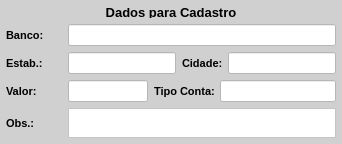
           <widget class="QWidget" name="widget_9" native="true">
            <property name="minimumSize">
             <size>
              <width>0</width>
              <height>135</height>
             </size>
            </property>
            <property name="maximumSize">
             <size>
              <width>16777215</width>
              <height>200</height>
             </size>
            </property>
            <property name="styleSheet">
             <string notr="true">background-color: rgb(208, 208, 208);</string>
            </property>
            <layout class="QVBoxLayout" name="verticalLayout_4">
             <property name="leftMargin">
              <number>6</number>
             </property>
             <property name="topMargin">
              <number>6</number>
             </property>
             <property name="rightMargin">
              <number>6</number>
             </property>
             <property name="bottomMargin">
              <number>6</number>
             </property>
             <item>
              <widget class="QLabel" name="label_titulo_2">
               <property name="minimumSize">
                <size>
                 <width>0</width>
                 <height>12</height>
                </size>
               </property>
               <property name="maximumSize">
                <size>
                 <width>16777215</width>
                 <height>12</height>
                </size>
               </property>
               <property name="font">
                <font>
                 <pointsize>10</pointsize>
                 <weight>75</weight>
                 <bold>true</bold>
                </font>
               </property>
               <property name="text">
                <string>Dados para Cadastro</string>
               </property>
               <property name="alignment">
                <set>Qt::AlignCenter</set>
               </property>
              </widget>
             </item>
             <item>
              <widget class="QWidget" name="widget_22" native="true">
               <property name="minimumSize">
                <size>
                 <width>0</width>
                 <height>20</height>
                </size>
               </property>
               <property name="maximumSize">
                <size>
                 <width>16777215</width>
                 <height>30</height>
                </size>
               </property>
               <layout class="QHBoxLayout" name="horizontalLayout_14">
                <property name="leftMargin">
                 <number>0</number>
                </property>
                <property name="topMargin">
                 <number>0</number>
                </property>
                <property name="rightMargin">
                 <number>0</number>
                </property>
                <property name="bottomMargin">
                 <number>0</number>
                </property>
                <item>
                 <widget class="QLabel" name="label_38">
                  <property name="minimumSize">
                   <size>
                    <width>56</width>
                    <height>0</height>
                   </size>
                  </property>
                  <property name="maximumSize">
                   <size>
                    <width>56</width>
                    <height>16777215</height>
                   </size>
                  </property>
                  <property name="font">
                   <font>
                    <pointsize>8</pointsize>
                    <weight>75</weight>
                    <bold>true</bold>
                   </font>
                  </property>
                  <property name="text">
                   <string>Banco:</string>
                  </property>
                  <property name="alignment">
                   <set>Qt::AlignLeading|Qt::AlignLeft|Qt::AlignVCenter</set>
                  </property>
                 </widget>
                </item>
                <item>
                 <widget class="QLineEdit" name="line_Banco">
                  <property name="sizePolicy">
                   <sizepolicy hsizetype="Preferred" vsizetype="Preferred">
                    <horstretch>0</horstretch>
                    <verstretch>0</verstretch>
                   </sizepolicy>
                  </property>
                  <property name="maximumSize">
                   <size>
                    <width>16777215</width>
                    <height>16777215</height>
                   </size>
                  </property>
                  <property name="font">
                   <font>
                    <pointsize>8</pointsize>
                   </font>
                  </property>
                  <property name="styleSheet">
                   <string notr="true">background-color: rgb(255, 255, 255);</string>
                  </property>
                  <property name="text">
                   <string/>
                  </property>
                  <property name="maxLength">
                   <number>45</number>
                  </property>
                  <property name="alignment">
                   <set>Qt::AlignLeading|Qt::AlignLeft|Qt::AlignVCenter</set>
                  </property>
                 </widget>
                </item>
               </layout>
              </widget>
             </item>
             <item>
              <widget class="QWidget" name="widget_23" native="true">
               <property name="minimumSize">
                <size>
                 <width>0</width>
                 <height>20</height>
                </size>
               </property>
               <property name="maximumSize">
                <size>
                 <width>16777215</width>
                 <height>30</height>
                </size>
               </property>
               <layout class="QHBoxLayout" name="horizontalLayout_15">
                <property name="leftMargin">
                 <number>0</number>
                </property>
                <property name="topMargin">
                 <number>0</number>
                </property>
                <property name="rightMargin">
                 <number>0</number>
                </property>
                <property name="bottomMargin">
                 <number>0</number>
                </property>
                <item>
                 <widget class="QLabel" name="label_40">
                  <property name="minimumSize">
                   <size>
                    <width>56</width>
                    <height>0</height>
                   </size>
                  </property>
                  <property name="maximumSize">
                   <size>
                    <width>56</width>
                    <height>16777215</height>
                   </size>
                  </property>
                  <property name="font">
                   <font>
                    <pointsize>8</pointsize>
                    <weight>75</weight>
                    <bold>true</bold>
                   </font>
                  </property>
                  <property name="text">
                   <string>Estab.:</string>
                  </property>
                  <property name="alignment">
                   <set>Qt::AlignLeading|Qt::AlignLeft|Qt::AlignVCenter</set>
                  </property>
                 </widget>
                </item>
                <item>
                 <widget class="QLineEdit" name="line_Estab">
                  <property name="sizePolicy">
                   <sizepolicy hsizetype="Preferred" vsizetype="Preferred">
                    <horstretch>0</horstretch>
                    <verstretch>0</verstretch>
                   </sizepolicy>
                  </property>
                  <property name="maximumSize">
                   <size>
                    <width>16777215</width>
                    <height>16777215</height>
                   </size>
                  </property>
                  <property name="font">
                   <font>
                    <pointsize>8</pointsize>
                   </font>
                  </property>
                  <property name="styleSheet">
                   <string notr="true">background-color: rgb(255, 255, 255);</string>
                  </property>
                  <property name="text">
                   <string/>
                  </property>
                  <property name="maxLength">
                   <number>45</number>
                  </property>
                  <property name="alignment">
                   <set>Qt::AlignLeading|Qt::AlignLeft|Qt::AlignVCenter</set>
                  </property>
                 </widget>
                </item>
                <item>
                 <widget class="QLabel" name="label_41">
                  <property name="minimumSize">
                   <size>
                    <width>40</width>
                    <height>0</height>
                   </size>
                  </property>
                  <property name="maximumSize">
                   <size>
                    <width>40</width>
                    <height>16777215</height>
                   </size>
                  </property>
                  <property name="font">
                   <font>
                    <pointsize>8</pointsize>
                    <weight>75</weight>
                    <bold>true</bold>
                   </font>
                  </property>
                  <property name="text">
                   <string>Cidade:</string>
                  </property>
                  <property name="alignment">
                   <set>Qt::AlignLeading|Qt::AlignLeft|Qt::AlignVCenter</set>
                  </property>
                 </widget>
                </item>
                <item>
                 <widget class="QLineEdit" name="line_Cidade">
                  <property name="sizePolicy">
                   <sizepolicy hsizetype="Preferred" vsizetype="Preferred">
                    <horstretch>0</horstretch>
                    <verstretch>0</verstretch>
                   </sizepolicy>
                  </property>
                  <property name="maximumSize">
                   <size>
                    <width>16777215</width>
                    <height>16777215</height>
                   </size>
                  </property>
                  <property name="font">
                   <font>
                    <pointsize>8</pointsize>
                   </font>
                  </property>
                  <property name="styleSheet">
                   <string notr="true">background-color: rgb(255, 255, 255);</string>
                  </property>
                  <property name="text">
                   <string/>
                  </property>
                  <property name="maxLength">
                   <number>45</number>
                  </property>
                  <property name="alignment">
                   <set>Qt::AlignLeading|Qt::AlignLeft|Qt::AlignVCenter</set>
                  </property>
                 </widget>
                </item>
               </layout>
              </widget>
             </item>
             <item>
              <widget class="QWidget" name="widget_13" native="true">
               <property name="minimumSize">
                <size>
                 <width>0</width>
                 <height>20</height>
                </size>
               </property>
               <property name="maximumSize">
                <size>
                 <width>16777215</width>
                 <height>30</height>
                </size>
               </property>
               <layout class="QHBoxLayout" name="horizontalLayout_8">
                <property name="leftMargin">
                 <number>0</number>
                </property>
                <property name="topMargin">
                 <number>0</number>
                </property>
                <property name="rightMargin">
                 <number>0</number>
                </property>
                <property name="bottomMargin">
                 <number>0</number>
                </property>
                <item>
                 <widget class="QLabel" name="label_42">
                  <property name="minimumSize">
                   <size>
                    <width>56</width>
                    <height>0</height>
                   </size>
                  </property>
                  <property name="maximumSize">
                   <size>
                    <width>56</width>
                    <height>16777215</height>
                   </size>
                  </property>
                  <property name="font">
                   <font>
                    <pointsize>8</pointsize>
                    <weight>75</weight>
                    <bold>true</bold>
                   </font>
                  </property>
                  <property name="text">
                   <string>Valor:</string>
                  </property>
                  <property name="alignment">
                   <set>Qt::AlignLeading|Qt::AlignLeft|Qt::AlignVCenter</set>
                  </property>
                 </widget>
                </item>
                <item>
                 <widget class="QLineEdit" name="line_Valor">
                  <property name="sizePolicy">
                   <sizepolicy hsizetype="Preferred" vsizetype="Preferred">
                    <horstretch>0</horstretch>
                    <verstretch>0</verstretch>
                   </sizepolicy>
                  </property>
                  <property name="maximumSize">
                   <size>
                    <width>80</width>
                    <height>16777215</height>
                   </size>
                  </property>
                  <property name="font">
                   <font>
                    <pointsize>8</pointsize>
                   </font>
                  </property>
                  <property name="styleSheet">
                   <string notr="true">background-color: rgb(255, 255, 255);</string>
                  </property>
                  <property name="text">
                   <string/>
                  </property>
                  <property name="maxLength">
                   <number>45</number>
                  </property>
                  <property name="alignment">
                   <set>Qt::AlignLeading|Qt::AlignLeft|Qt::AlignVCenter</set>
                  </property>
                  <property name="readOnly">
                   <bool>true</bool>
                  </property>
                 </widget>
                </item>
                <item>
                 <widget class="QLabel" name="label_39">
                  <property name="minimumSize">
                   <size>
                    <width>60</width>
                    <height>0</height>
                   </size>
                  </property>
                  <property name="maximumSize">
                   <size>
                    <width>60</width>
                    <height>16777215</height>
                   </size>
                  </property>
                  <property name="font">
                   <font>
                    <pointsize>8</pointsize>
                    <weight>75</weight>
                    <bold>true</bold>
                   </font>
                  </property>
                  <property name="text">
                   <string>Tipo Conta:</string>
                  </property>
                  <property name="alignment">
                   <set>Qt::AlignLeading|Qt::AlignLeft|Qt::AlignVCenter</set>
                  </property>
                 </widget>
                </item>
                <item>
                 <widget class="QLineEdit" name="line_Tipo">
                  <property name="sizePolicy">
                   <sizepolicy hsizetype="Preferred" vsizetype="Preferred">
                    <horstretch>0</horstretch>
                    <verstretch>0</verstretch>
                   </sizepolicy>
                  </property>
                  <property name="maximumSize">
                   <size>
                    <width>16777215</width>
                    <height>16777215</height>
                   </size>
                  </property>
                  <property name="font">
                   <font>
                    <pointsize>8</pointsize>
                   </font>
                  </property>
                  <property name="styleSheet">
                   <string notr="true">background-color: rgb(255, 255, 255);</string>
                  </property>
                  <property name="text">
                   <string/>
                  </property>
                  <property name="maxLength">
                   <number>45</number>
                  </property>
                  <property name="alignment">
                   <set>Qt::AlignLeading|Qt::AlignLeft|Qt::AlignVCenter</set>
                  </property>
                 </widget>
                </item>
               </layout>
              </widget>
             </item>
             <item>
              <widget class="QWidget" name="widget_11" native="true">
               <property name="minimumSize">
                <size>
                 <width>0</width>
                 <height>30</height>
                </size>
               </property>
               <property name="maximumSize">
                <size>
                 <width>16777215</width>
                 <height>30</height>
                </size>
               </property>
               <layout class="QHBoxLayout" name="horizontalLayout_5">
                <property name="leftMargin">
                 <number>0</number>
                </property>
                <property name="topMargin">
                 <number>0</number>
                </property>
                <property name="rightMargin">
                 <number>0</number>
                </property>
                <property name="bottomMargin">
                 <number>0</number>
                </property>
                <item>
                 <widget class="QLabel" name="label_28">
                  <property name="minimumSize">
                   <size>
                    <width>56</width>
                    <height>0</height>
                   </size>
                  </property>
                  <property name="maximumSize">
                   <size>
                    <width>56</width>
                    <height>16777215</height>
                   </size>
                  </property>
                  <property name="font">
                   <font>
                    <pointsize>8</pointsize>
                    <weight>75</weight>
                    <bold>true</bold>
                   </font>
                  </property>
                  <property name="text">
                   <string>Obs.:</string>
                  </property>
                  <property name="alignment">
                   <set>Qt::AlignLeading|Qt::AlignLeft|Qt::AlignVCenter</set>
                  </property>
                 </widget>
                </item>
                <item>
                 <widget class="QPlainTextEdit" name="plain_Obs_Mov">
                  <property name="sizePolicy">
                   <sizepolicy hsizetype="Preferred" vsizetype="Preferred">
                    <horstretch>0</horstretch>
                    <verstretch>0</verstretch>
                   </sizepolicy>
                  </property>
                  <property name="minimumSize">
                   <size>
                    <width>0</width>
                    <height>0</height>
                   </size>
                  </property>
                  <property name="maximumSize">
                   <size>
                    <width>16777215</width>
                    <height>16777215</height>
                   </size>
                  </property>
                  <property name="styleSheet">
                   <string notr="true">background-color: rgb(255, 255, 255);</string>
                  </property>
                 </widget>
                </item>
               </layout>
              </widget>
             </item>
            </layout>
           </widget>
